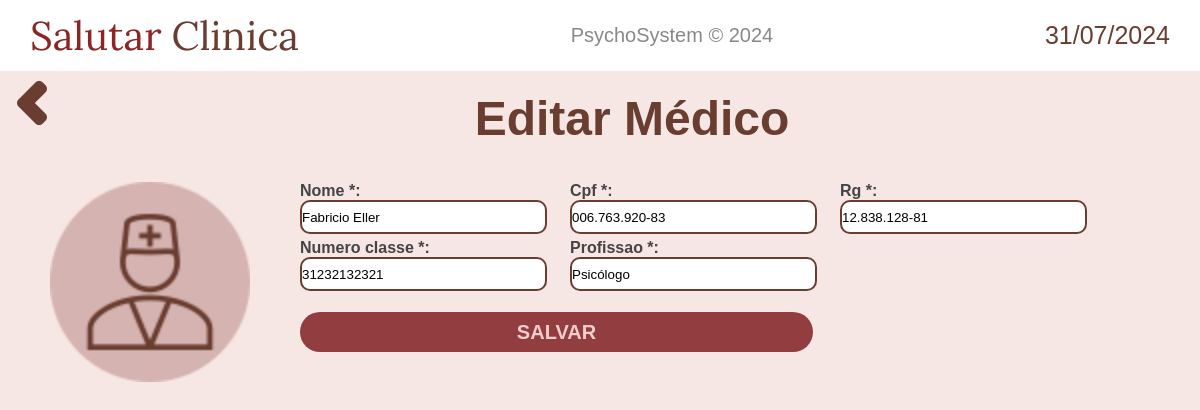
The app's page /medicos/editar/7 (signed in) with its own data.
### medicos/models.py (models this page shows, shortened)
class Medico(models.Model):
    nome = models.CharField(max_length=50)
    cpf = models.CharField(max_length=20, unique=True)
    rg = models.CharField(max_length=20)
    numero_classe = models.CharField(max_length=20)
    profissao = models.CharField(max_length=20)

### medicos/views.py (the view, shortened to what this page needs)
# urls.py: path('editar/<int:id>', views.editar_medico, name='editar_medico'),
@login_required(login_url='home:login')
def editar_medico(request, id):
    medico = get_object_or_404(Medico, id=id)
    form = MedicoForm(instance=medico)
    context_ = {
        'data_atual': data_atual,
        'form': form,
        'page_title': 'Editar - ',
        'funcionalidade': 'editar',
    }
    return render(request, 'medicos/cadastro.html', context_)

### medicos/forms.py (shortened to what this page needs)
class MedicoForm(forms.ModelForm):
    def __init__(self, *args, **kwargs):
        super(MedicoForm, self).__init__(*args, **kwargs)
        for field_name, field in self.fields.items():
            field.widget.attrs['class'] = 'form-input'
            if field_name == 'cpf':
                field.widget.attrs['class'] = 'form-input campo-cpf'
            elif field_name == 'rg':
                field.widget.attrs['class'] = 'form-input campo-rg'
    class Meta:
        model = Medico
        fields = '__all__'

### medicos/templates/medicos/cadastro.html (shortened to what this page needs)
{% extends 'base.html' %}
{% load static %}
{% block content %}
<div style="display: flex;">
    <a href="{% url 'medicos:display_medicos' %}" class="return-button" style="position: static;"><img src="{% static 'home/imagens/chevron-left.png' %}" alt=""></a>
    {% if funcionalidade == 'cadastrar' %}
        <h2 class="welcome-text">Cadastro de Médico</h2>
    {% else %}
        <h2 class="welcome-text">Editar Médico</h2>
    {% endif %}
</div>
<main>
    <div class="cadastro-img-container">
        <img src="{% static 'home/imagens/medico-icon.png' %}" height="200" alt="">
    </div>
    <div class="cadastro-container">
        <form method="post" style="width: 100%; display: flex; flex-wrap: wrap;">
            {% for field in form %}
            <div style="width: 30%; margin-bottom: 5px;">
                {% if field.field.required %}
                <label class="cadastro-label" for="{{ field.id_for_label }}">{{ field.label }} *:</label><br>
                {{ field }}
                {% else %}
                <label class="cadastro-label" for="{{ field.id_for_label }}">{{ field.label }}:</label><br>
                {{ field }}
                {% endif %}
            </div>
            {% endfor %}
            <button type="submit" class="cadastrar-button">SALVAR</button>
        </form>
    </div>
</main>
{% endblock content %}

### static/home/css/styles.css (style rules this page uses)
* { margin: 0; padding: 0; }
body { background-color: #f6e6e4;; }
main { display: flex; margin-top: 3%; }
a { text-decoration: none; color: #6a3d31; }
.return-button { background-color: #ffffff00; border: none; cursor: pointer; position: absolute; }
.welcome-text { font-family: sans-serif; font-weight: bold; font-size: 3rem; color: #6a3d31; margin: 0 auto; margin-top: 20px; }

### static/pacientes/css/styles.css (style rules this page uses)
.cadastro-img-container { width: 25%; text-align: center; }
.cadastro-container { width: 75%; }
.form-input { border: 2px solid #6a3d31; height: 30px; width: 90%; resize: none; border-radius: 10px; }
.cadastrar-button { background-color: #923d3f; color: #f3cdce; border: none; border-radius: 50px; width: 57%; height: 40px; margin-top: 1rem; font-family: Arial, Helvetica, sans-serif; font-size: 20px; font-weight: bold; transition: 0.3s ease; cursor: pointer; }
.cadastro-label { font-family: Arial, Helvetica, sans-serif; color: #444; font-weight: 600; }

### records on screen
Medico: form "Fabricio Eller" "006.763.920-83" "12.838.128-81" "31232132321" "Psicólogo"

### other values on screen
{{ data_atual }} "31/07/2024"
{{ field.label }} "Nome" "Cpf" "Rg" "Numero classe" "Profissao"
